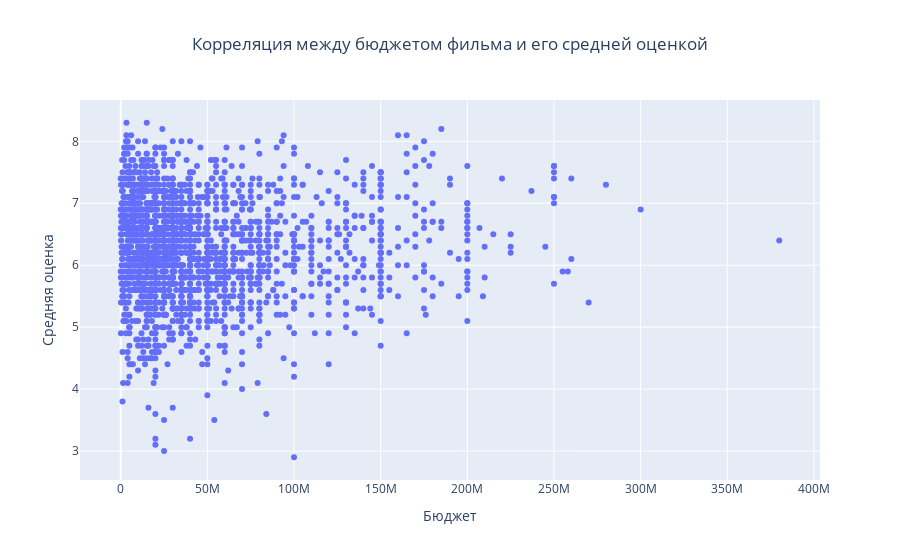

This figure's notebook cell:
### Markdown cell above
## <center>1. Plotly
### <center>1.1. Диаграмма рассеяния
#### Участвующие переменные:
    1. Бюджет фильма.
    2. Средняя оценка фильма.
#### Цель визуализации:
    Определить наличие зависимости между бюджетом фильма и его оценкой.
#### Гипотезы:
    1. 50 миллионов долларов должно быть достаточно, чтобы создать фильм, который получить отличные оценки, 
    но результат может быть абсолютно любым.
    2. С увеличнием бюджета оценки зрителей не опускаются ниже определённого уровня 
    (не ниже 4 при бюджете свыше 100 миллионов долларов, не ниже 5 при бюджете свыше 200 миллионов долларов).

### Code cell
trace = go.Scatter(
    x=df.budget,
    y=df.vote_average,
    text=df.title,
    mode = 'markers'
)

data = [trace]
layout = {'title': 'Корреляция между бюджетом фильма и его средней оценкой', 'title_x': 0.5, 
          'yaxis': {'title': 'Средняя оценка'}, 'xaxis': {'title': 'Бюджет'}}

fig = go.Figure(data=data, layout=layout)

iplot(fig, show_link=False)

### Figure 1 — Plotly figure (JSON) as saved in the notebook; plotly's stock layout.template omitted (floating-point values rounded to 4 significant figures; data arrays with more than 128 entries replaced by an {"elided": "..."} marker saying what was removed)
{"data": [{"mode": "markers", "text": {"elided": "2031 str values"}, "type": "scatter", "x": {"elided": "2031 int values"}, "y": {"elided": "2031 float values"}}], "layout": {"title": {"text": "Корреляция между бюджетом фильма и его средней оценкой", "x": 0.5}, "xaxis": {"title": {"text": "Бюджет"}}, "yaxis": {"title": {"text": "Средняя оценка"}}}}
